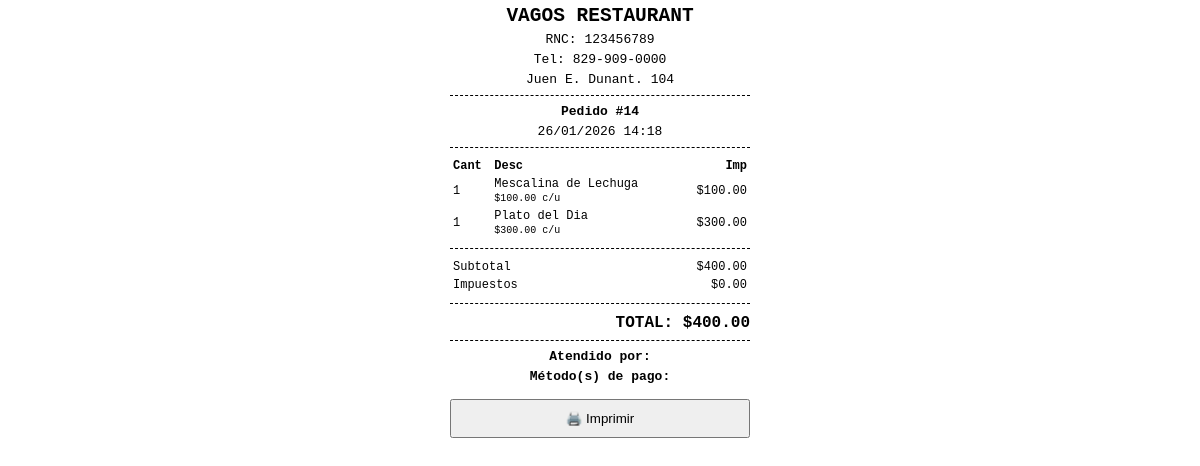
Page /api/caja/ticket/2/ on the committed database.
### core/models.py (models this page shows, shortened)
class Empresa(models.Model):
    nombre = models.CharField(max_length=200)
    razon_social = models.CharField(max_length=200, blank=True, null=True)
    rnc = models.CharField(max_length=20, blank=True, null=True)
    telefono = models.CharField(max_length=20, blank=True, null=True)
    whatsapp = models.CharField(max_length=20, blank=True, null=True)
    email = models.EmailField(blank=True, null=True)
    email_contacto = models.EmailField(blank=True, null=True)
    direccion = models.TextField(blank=True, null=True)
    horario = models.CharField(max_length=200, blank=True, null=True)
    slogan = models.CharField(max_length=255, blank=True, null=True)
    instagram = models.URLField(blank=True, null=True)
    facebook = models.URLField(blank=True, null=True)
    google_maps_url = models.URLField(blank=True, null=True)
    logo = models.ImageField(upload_to="empresa/", blank=True, null=True)
    pie_factura = models.TextField(
        blank=True,
        null=True,
        help_text="Texto que aparecerá al final del ticket o factura"
    )
    activo = models.BooleanField(default=True)
    meta_title = models.CharField(max_length=255, blank=True, null=True)
    meta_description = models.TextField(blank=True, null=True)
    ciudad = models.CharField(max_length=100, blank=True, null=True)
    pais = models.CharField(max_length=100, blank=True, null=True)

### caja/models.py (models this page shows, shortened)
class Venta(models.Model):
    orden = models.OneToOneField("ordenes.Orden", on_delete=models.PROTECT, related_name="venta",  null=True,
        blank=True)
    cajero = models.ForeignKey(settings.AUTH_USER_MODEL, on_delete=models.PROTECT)
    fecha = models.DateTimeField(auto_now_add=True)
    subtotal = models.DecimalField(max_digits=10, decimal_places=2)
    impuestos = models.DecimalField(max_digits=10, decimal_places=2, default=0)
    total = models.DecimalField(max_digits=10, decimal_places=2)
    reserva = models.OneToOneField(
    "reserva.Reserva",
    on_delete=models.PROTECT,
    null=True,
    blank=True,
    related_name="venta"
)
    completada = models.BooleanField(default=False)  # Se marca cuando el pago cubre el total

### ordenes/models.py (models this page shows, shortened)
class Orden(models.Model):
    usuario = models.ForeignKey(User, on_delete=models.SET_NULL, null=True, blank=True)
    total = models.DecimalField(max_digits=10, decimal_places=2)
    creado = models.DateTimeField(auto_now_add=True)
    ESTADOS = (
        ('pendiente', 'Pendiente'),
        ('preparando', 'Preparando'),
        ('entregado', 'Entregado'),
                ('canelado', 'Cancelado'),
    )
    estado = models.CharField(max_length=20, choices=ESTADOS, default='pendiente')
    cliente_nombre = models.CharField(max_length=200, blank=True, null=True)
    cliente_telefono = models.CharField(max_length=20, blank=True, null=True)
    cliente_correo = models.EmailField(blank=True, null=True)  # 🔥 NUEVO
    TIPO_PEDIDO = (
        ("delivery", "Delivery"),
        ("retirar", "Retirar en local"),
    )
    tipo_pedido = models.CharField(max_length=20, choices=TIPO_PEDIDO, default="retirar")
    direccion = models.TextField(blank=True, null=True)

class OrdenItem(models.Model):
    orden = models.ForeignKey(Orden, related_name='items', on_delete=models.CASCADE)
    producto = models.ForeignKey('productos.Producto', on_delete=models.CASCADE)
    cantidad = models.PositiveIntegerField()
    precio = models.DecimalField(max_digits=10, decimal_places=2)
    @property
    def total_linea(self):
        return self.cantidad * self.precio

### productos/models.py (models this page shows, shortened)
class Producto(models.Model):
    categoria = models.ForeignKey(
        Categoria,
        related_name='productos',
        on_delete=models.CASCADE
    )
    nombre = models.CharField(max_length=150)
    descripcion = models.TextField(blank=True)
    precio = models.DecimalField(max_digits=8, decimal_places=2)
    disponible = models.BooleanField(default=True)
    imagen = models.ImageField(upload_to='productos/', blank=True, null=True)

### caja/views.py (the view)
# urls.py: path('caja/ticket/<int:venta_id>/', ticket_venta),
def ticket_venta(request, venta_id):
    venta = get_object_or_404(Venta, id=venta_id)
    empresa = Empresa.objects.filter(activo=True).first()
    html = render_to_string("ticket.html", {
        "venta": venta,
        "empresa": empresa,  # 👈 la enviamos al template
        "usuario": request.user
    })
    return HttpResponse(html)

### templates/ticket.html (shortened to what this page needs)
<!DOCTYPE html>
<html>
<head>
</head>
<body>
<h2>{{ empresa.nombre }}</h2>
{% if empresa.rnc %}
<p>RNC: {{ empresa.rnc }}</p>
{% endif %}
{% if empresa.telefono %}
<p>Tel: {{ empresa.telefono }}</p>
{% endif %}
{% if empresa.direccion %}
<p>{{ empresa.direccion }}</p>
{% endif %}
<div class="linea"></div>
 {% if venta.orden %}
    <p><strong>Pedido #{{ venta.orden.id }}</strong></p>
{% elif venta.reserva %}
    <p><strong>Reserva #{{ venta.reserva.id }}</strong></p>
{% else %}
    <p><strong>Venta directa</strong></p>
{% endif %}
    <p>{{ venta.fecha|date:"d/m/Y H:i" }}</p>
  <div class="linea"></div>
<table>
    <thead>
        <tr>
            <th style="text-align:left;">Cant</th>
            <th style="text-align:left;">Desc</th>
            <th style="text-align:right;">Imp</th>
        </tr>
    </thead>
    <tbody>
       {% if venta.orden %}
    {% for item in venta.orden.items.all %}
    <tr>
        <td>{{ item.cantidad }}</td>
        <td>
            {{ item.producto.nombre }}<br>
            <small>${{ item.precio }} c/u</small>
        </td>
        <td style="text-align:right;">
            ${{ item.total_linea }}
        </td>
    </tr>
    {% endfor %}
{% endif %}
    </tbody>
</table>
<div class="linea"></div>
<table>
    <tr>
        <td>Subtotal</td>
        <td style="text-align:right;">${{ venta.subtotal }}</td>
    </tr>
    <tr>
        <td>Impuestos</td>
        <td style="text-align:right;">${{ venta.impuestos }}</td>
    </tr>
</table>
<div class="linea"></div>
<p class="total">TOTAL: ${{ venta.total }}</p>
<div class="linea"></div>
<p><strong>Atendido por:</strong> {{ usuario.username }}</p>
<p><strong>Método(s) de pago:</strong></p>
    <button onclick="window.print()">🖨️ Imprimir</button>
</body>
</html>

### templates/ticket.html (style rules this page uses)
body { font-family: monospace; width: 300px; margin: auto; }
h2, p { text-align: center; margin: 5px 0; }
table { width: 100%; font-size: 12px; }
.total { font-weight: bold; font-size: 16px; text-align: right; margin-top: 10px; }
.linea { border-top: 1px dashed black; margin: 8px 0; }
button { margin-top: 10px; width: 100%; padding: 10px; }

### rows in the picture
Empresa: nombre "VAGOS RESTAURANT", rnc "123456789", telefono "829-909-0000", direccion "Juen E. Dunant. 104"
Venta: orden.id "14", fecha "26/01/2026 14:18", subtotal "400.00", impuestos "0.00", total "400.00"
OrdenItem: cantidad "1", producto.nombre "Mescalina de Lechuga", precio "100.00", total_linea "100.00"
OrdenItem: cantidad "1", producto.nombre "Plato del Dia", precio "300.00", total_linea "300.00"
